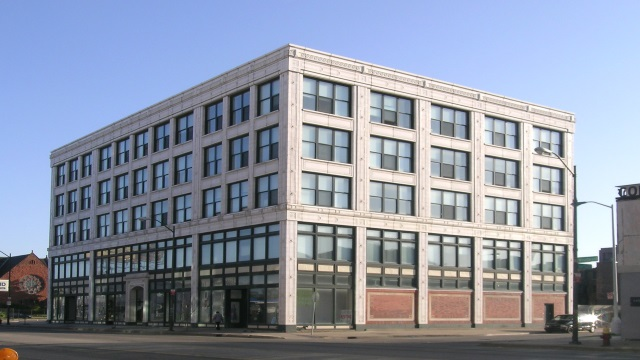
%> input picture Image Strip/Garfield_Building_Detroit.jpg, 640 x 360 px
$ octave imageStripExample.m   (GNU Octave 9; MATLAB toolbox functions it lacks are replaced by stand-ins)
%> lines starting %> are read from the running program, lines starting %| are printed output that depends on the picture
refImg = imread('Garfield_Building_Detroit.jpg');
%> refImg is the input picture: size 360x640x3 uint8; mean R, G, B 139.4, 147.2, 163.4
num_vertStrip = 2;
num_horzStrip = 1;
num_chn = 3;

col_cut = repmat(size(refImg,2)/num_vertStrip,[1 num_vertStrip]);
%> col_cut = [320 320]
row_cut = repmat(size(refImg,1)/num_horzStrip,[1 num_horzStrip]);
%> row_cut = 360
stripRefImg = mat2cell(refImg, row_cut, col_cut, num_chn);
%> stripRefImg = 2 items
stripGray = cell(size(row_cut,2), size(col_cut,2));
%> stripGray = {[], []}

done = false;
plot_row = 1;
plot_col = 1;
plot_index = 1;

while(not(done))
%     disp(['[', num2str(plot_row), ', ', num2str(plot_col), ']']);
    stripGray{plot_row, plot_col} = stripRefImg{plot_row,plot_col};
    subplot(size(stripRefImg, 1), size(stripRefImg, 2), plot_index);
    imshow(stripGray{plot_row,plot_col});
%     imwrite(stripGray{plot_row,plot_col}, ['BV', num2str(plot_index), '.png']);
    plot_col = plot_col + 1;
    if (plot_col > size(stripRefImg,2))
        plot_row = plot_row + 1;
        plot_col = 1;
        if (plot_row > size(stripRefImg,1))
            done = true;
        end
    end
    plot_index = plot_index + 1;
end
%> this loop made 2 passes
%> pass 1, `imshow(stripGray{plot_row,plot_col});`:
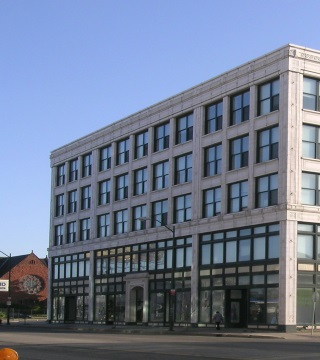
%> displayed picture: size 360x320x3, on the screen's scale of 0 to 255; mean R, G, B 112, 123.6, 146.4
%> pass 2, `imshow(stripGray{plot_row,plot_col});`:
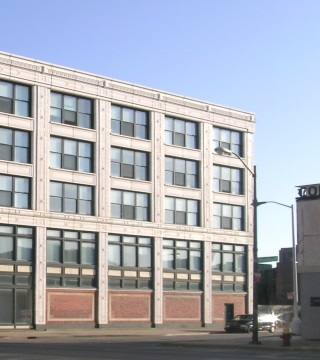
%> displayed picture: size 360x320x3, on the screen's scale of 0 to 255; mean R, G, B 166.9, 170.8, 180.5
%> after the loop, done = true; plot_col = 1; plot_index = 3; plot_row = 2; stripGray = 2 items
% figure;
% refImg_modify = cell2mat(stripGray);
% imshow(refImg_modify);
